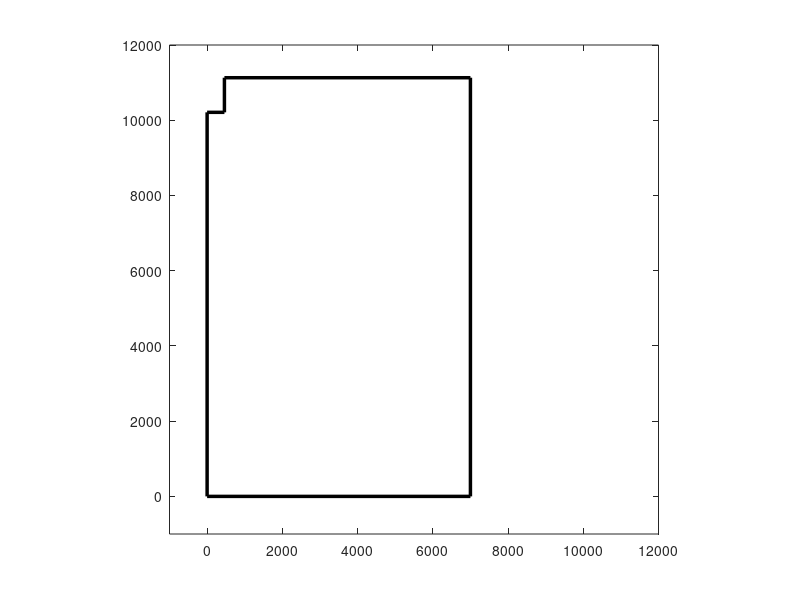

Reproduce this figure in MATLAB.
function DrawMap()

%     hold on;
    %% show the wall
    wall_x = [4680, 4680, 5966,  5966,  6106, 6106, 4680];
    wall_y = [7075, 7232, 7232, 10313, 10313, 7075, 7075];
    plot(wall_x, wall_y, 'k', 'LineWidth', 2);

    %% show the border
    border_x = [0,     0,   460,   460,  7000, 7000, 0];
    border_y = [0, 10210, 10210, 11130, 11130,    0, 0];
    plot(border_x, border_y, 'k', 'LineWidth', 2.5);    
    
    axis([-1000, 12000, -1000, 12000]);
    axis equal;
%     grid on;

end